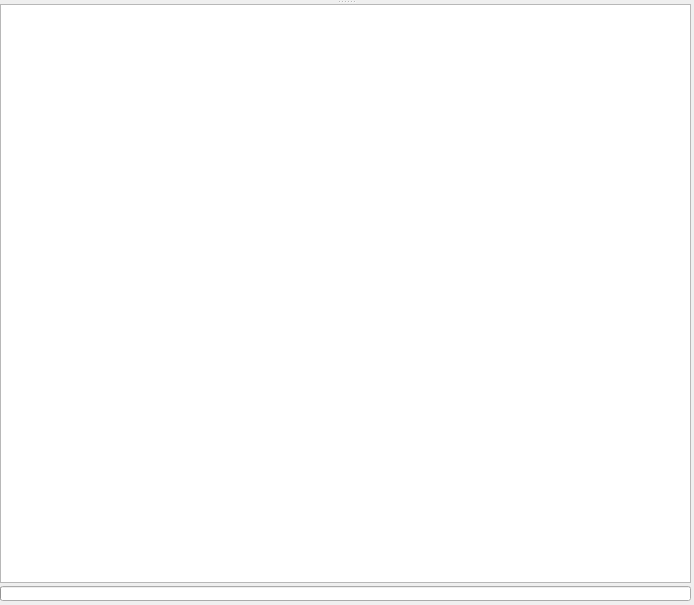
<?xml version="1.0" encoding="UTF-8"?>
<ui version="4.0">
 <class>VMPSymbolView</class>
 <widget class="QWidget" name="VMPSymbolView">
  <property name="geometry">
   <rect>
    <x>0</x>
    <y>0</y>
    <width>694</width>
    <height>605</height>
   </rect>
  </property>
  <property name="windowTitle">
   <string>Form</string>
  </property>
  <property name="autoFillBackground">
   <bool>true</bool>
  </property>
  <property name="styleSheet">
   <string notr="true"/>
  </property>
  <widget class="QSplitter" name="mainSplitter">
   <property name="geometry">
    <rect>
     <x>0</x>
     <y>0</y>
     <width>691</width>
     <height>601</height>
    </rect>
   </property>
   <property name="sizePolicy">
    <sizepolicy hsizetype="Ignored" vsizetype="Ignored">
     <horstretch>0</horstretch>
     <verstretch>0</verstretch>
    </sizepolicy>
   </property>
   <property name="orientation">
    <enum>Qt::Vertical</enum>
   </property>
   <property name="childrenCollapsible">
    <bool>false</bool>
   </property>
   <widget class="QSplitter" name="listSplitter">
    <property name="sizePolicy">
     <sizepolicy hsizetype="Expanding" vsizetype="Expanding">
      <horstretch>0</horstretch>
      <verstretch>0</verstretch>
     </sizepolicy>
    </property>
    <property name="orientation">
     <enum>Qt::Horizontal</enum>
    </property>
    <property name="handleWidth">
     <number>2</number>
    </property>
    <property name="childrenCollapsible">
     <bool>false</bool>
    </property>
   </widget>
   <widget class="QWidget" name="layoutWidget">
    <layout class="QVBoxLayout" name="logLayout">
     <property name="spacing">
      <number>3</number>
     </property>
     <item>
      <widget class="QTextEdit" name="symbolLogEdit">
       <property name="sizePolicy">
        <sizepolicy hsizetype="Ignored" vsizetype="Ignored">
         <horstretch>0</horstretch>
         <verstretch>0</verstretch>
        </sizepolicy>
       </property>
      </widget>
     </item>
     <item>
      <widget class="QProgressBar" name="symbolProgress">
       <property name="sizePolicy">
        <sizepolicy hsizetype="Expanding" vsizetype="Fixed">
         <horstretch>0</horstretch>
         <verstretch>0</verstretch>
        </sizepolicy>
       </property>
       <property name="maximumSize">
        <size>
         <width>16777215</width>
         <height>15</height>
        </size>
       </property>
       <property name="value">
        <number>0</number>
       </property>
       <property name="textVisible">
        <bool>false</bool>
       </property>
      </widget>
     </item>
    </layout>
   </widget>
  </widget>
 </widget>
 <resources/>
 <connections/>
</ui>
